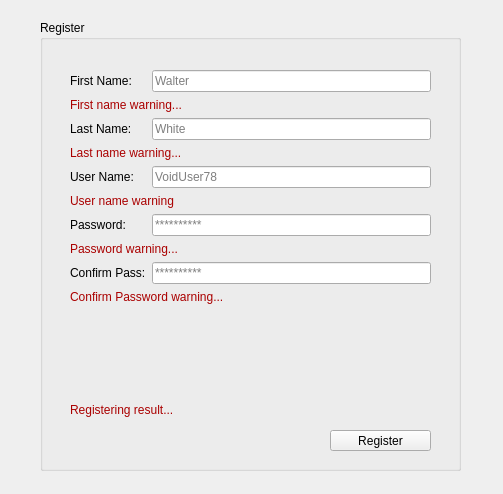
<?xml version="1.0" encoding="UTF-8"?>
<ui version="4.0">
 <class>RegisterPage</class>
 <widget class="QDialog" name="RegisterPage">
  <property name="geometry">
   <rect>
    <x>0</x>
    <y>0</y>
    <width>503</width>
    <height>494</height>
   </rect>
  </property>
  <property name="windowTitle">
   <string>Dialog</string>
  </property>
  <property name="styleSheet">
   <string notr="true"/>
  </property>
  <widget class="QPushButton" name="Register_pbn">
   <property name="geometry">
    <rect>
     <x>610</x>
     <y>700</y>
     <width>83</width>
     <height>29</height>
    </rect>
   </property>
   <property name="text">
    <string>Register</string>
   </property>
  </widget>
  <widget class="QPushButton" name="Cancel_pbn">
   <property name="geometry">
    <rect>
     <x>520</x>
     <y>700</y>
     <width>83</width>
     <height>29</height>
    </rect>
   </property>
   <property name="text">
    <string>Cancel</string>
   </property>
  </widget>
  <widget class="QGroupBox" name="register_grbox">
   <property name="geometry">
    <rect>
     <x>40</x>
     <y>20</y>
     <width>421</width>
     <height>451</height>
    </rect>
   </property>
   <property name="styleSheet">
    <string notr="true"/>
   </property>
   <property name="title">
    <string>Register</string>
   </property>
   <widget class="QWidget" name="formLayoutWidget">
    <property name="geometry">
     <rect>
      <x>30</x>
      <y>50</y>
      <width>361</width>
      <height>321</height>
     </rect>
    </property>
    <layout class="QFormLayout" name="formLayout_2">
     <item row="0" column="0">
      <widget class="QLabel" name="FName_lbl_2">
       <property name="styleSheet">
        <string notr="true"/>
       </property>
       <property name="text">
        <string>First Name:</string>
       </property>
      </widget>
     </item>
     <item row="0" column="1">
      <widget class="QLineEdit" name="FName_led_2">
       <property name="styleSheet">
        <string notr="true"/>
       </property>
       <property name="placeholderText">
        <string>Walter</string>
       </property>
      </widget>
     </item>
     <item row="1" column="0" colspan="2">
      <widget class="QLabel" name="fname_warning_lbl">
       <property name="styleSheet">
        <string notr="true">color: rgb(170, 0, 0);</string>
       </property>
       <property name="text">
        <string>First name warning...</string>
       </property>
      </widget>
     </item>
     <item row="2" column="0">
      <widget class="QLabel" name="Password_lbl_2">
       <property name="styleSheet">
        <string notr="true"/>
       </property>
       <property name="text">
        <string>Last Name:</string>
       </property>
      </widget>
     </item>
     <item row="2" column="1">
      <widget class="QLineEdit" name="LName_led_2">
       <property name="styleSheet">
        <string notr="true"/>
       </property>
       <property name="placeholderText">
        <string>White</string>
       </property>
      </widget>
     </item>
     <item row="3" column="0" colspan="2">
      <widget class="QLabel" name="lnam_warning_lbl">
       <property name="styleSheet">
        <string notr="true">color: rgb(170, 0, 0);</string>
       </property>
       <property name="text">
        <string>Last name warning...</string>
       </property>
      </widget>
     </item>
     <item row="4" column="0">
      <widget class="QLabel" name="usrname_lbl">
       <property name="styleSheet">
        <string notr="true"/>
       </property>
       <property name="text">
        <string>User Name:</string>
       </property>
      </widget>
     </item>
     <item row="4" column="1">
      <widget class="QLineEdit" name="usrname_led">
       <property name="styleSheet">
        <string notr="true"/>
       </property>
       <property name="placeholderText">
        <string>VoidUser78</string>
       </property>
      </widget>
     </item>
     <item row="5" column="0" colspan="2">
      <widget class="QLabel" name="usrname_warning_lbl">
       <property name="styleSheet">
        <string notr="true">color: rgb(170, 0, 0);</string>
       </property>
       <property name="text">
        <string>User name warning</string>
       </property>
      </widget>
     </item>
     <item row="6" column="0">
      <widget class="QLabel" name="LName_lbl_2">
       <property name="styleSheet">
        <string notr="true"/>
       </property>
       <property name="text">
        <string>Password:</string>
       </property>
      </widget>
     </item>
     <item row="6" column="1">
      <widget class="QLineEdit" name="pass_led_2">
       <property name="styleSheet">
        <string notr="true"/>
       </property>
       <property name="text">
        <string/>
       </property>
       <property name="echoMode">
        <enum>QLineEdit::Password</enum>
       </property>
       <property name="placeholderText">
        <string>**********</string>
       </property>
      </widget>
     </item>
     <item row="8" column="0">
      <widget class="QLabel" name="confirmpass_lbl">
       <property name="styleSheet">
        <string notr="true"/>
       </property>
       <property name="text">
        <string>Confirm Pass:</string>
       </property>
      </widget>
     </item>
     <item row="8" column="1">
      <widget class="QLineEdit" name="confirmpass_led">
       <property name="styleSheet">
        <string notr="true"/>
       </property>
       <property name="echoMode">
        <enum>QLineEdit::Password</enum>
       </property>
       <property name="placeholderText">
        <string>**********</string>
       </property>
      </widget>
     </item>
     <item row="7" column="0" colspan="2">
      <widget class="QLabel" name="password_warning_lbl">
       <property name="styleSheet">
        <string notr="true">color: rgb(170, 0, 0);</string>
       </property>
       <property name="text">
        <string>Password warning...</string>
       </property>
      </widget>
     </item>
     <item row="9" column="0" colspan="2">
      <widget class="QLabel" name="confirm_pass_warning_lbl">
       <property name="styleSheet">
        <string notr="true">color: rgb(170, 0, 0);</string>
       </property>
       <property name="text">
        <string>Confirm Password warning...</string>
       </property>
      </widget>
     </item>
    </layout>
   </widget>
   <widget class="QPushButton" name="register_pbn">
    <property name="geometry">
     <rect>
      <x>290</x>
      <y>410</y>
      <width>101</width>
      <height>21</height>
     </rect>
    </property>
    <property name="styleSheet">
     <string notr="true"/>
    </property>
    <property name="text">
     <string>Register</string>
    </property>
   </widget>
   <widget class="QLabel" name="register_result_lbl">
    <property name="geometry">
     <rect>
      <x>30</x>
      <y>380</y>
      <width>359</width>
      <height>20</height>
     </rect>
    </property>
    <property name="styleSheet">
     <string notr="true">color: rgb(170, 0, 0);</string>
    </property>
    <property name="text">
     <string>Registering result...</string>
    </property>
   </widget>
  </widget>
 </widget>
 <resources/>
 <connections/>
</ui>
